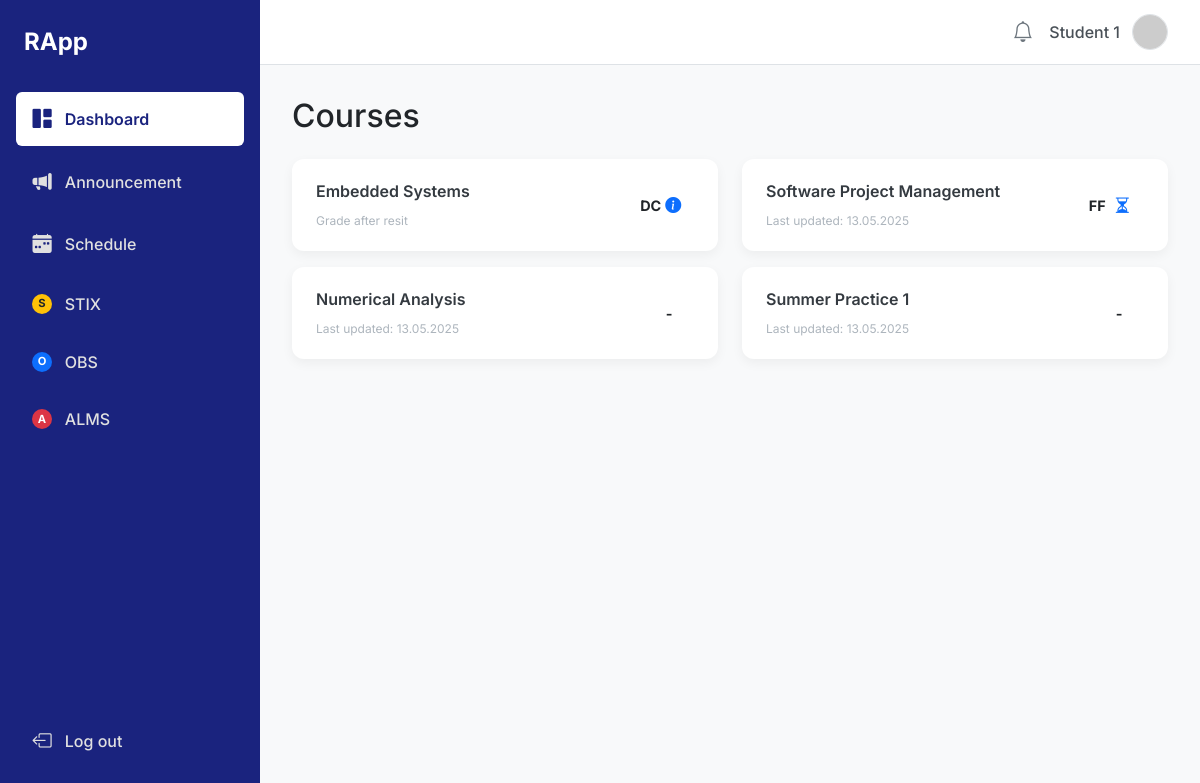
The app's page /student/dashboard/ (signed in) with its own data.
### makeup_exam/models.py (models this page shows, shortened)
class Enrollment(models.Model):
    student = models.ForeignKey(
        User,
        on_delete=models.CASCADE,
        limit_choices_to={'profile__role': 'student'}
    )
    course = models.ForeignKey(Course, on_delete=models.CASCADE)
    midterm_grade = models.PositiveSmallIntegerField(
        null=True, blank=True,
        validators=[MinValueValidator(0), MaxValueValidator(100)]
    )
    final_grade = models.PositiveSmallIntegerField(
        null=True, blank=True,
        validators=[MinValueValidator(0), MaxValueValidator(100)]
    )
    applied_for_makeup = models.BooleanField(default=False)
    class Meta:
        unique_together = ('student', 'course')
    def calculate_final_score(self):
        if self.midterm_grade is not None and self.final_grade is not None:
            score = (self.midterm_grade * self.course.midterm_weight / 100.0) + \
                    (self.final_grade * self.course.final_weight / 100.0)
            return round(score)
        return None
    def get_letter_grade(self):
        score = self.calculate_final_score()
        if score is None:
            return '-'
        if score >= 90: return 'AA'
        elif score >= 85: return 'BA'
        elif score >= 80: return 'BB'
        elif score >= 70: return 'CB'
        elif score >= 60: return 'CC'
        elif score >= 50: return 'DC'
        else: return 'FF'
    def is_eligible_for_makeup(self):
        letter_grade = self.get_letter_grade()
        return letter_grade in ['DC', 'FF']

class Course(models.Model):
    course_code = models.CharField(max_length=10, unique=True, verbose_name="Course Code", help_text="CSE101")
    course_name = models.CharField(max_length=100, verbose_name="Course Name", help_text="Introduction to Computer Science")
    credits = models.PositiveIntegerField(default=3, verbose_name="Credits")
    teacher = models.ForeignKey(
        User,
        on_delete=models.SET_NULL,
        null=True,
        limit_choices_to={'profile__role': 'teacher'},
        related_name='taught_courses'
    )
    midterm_weight = models.PositiveSmallIntegerField(
        default=40,
        validators=[MinValueValidator(0), MaxValueValidator(100)]
    )
    final_weight = models.PositiveSmallIntegerField(
        default=60,
        validators=[MinValueValidator(0), MaxValueValidator(100)]
    )

### makeup_exam/views.py (the view)
# urls.py: path('student/dashboard/', views.student_dashboard, name='student_dashboard'),
@login_required(login_url='login_selection')
def student_dashboard(request):
    if not user_is_role(request.user, 'student'):
        messages.error(request, "Öğrenci paneline erişim yetkiniz yok.")
        auth_logout(request)
        return redirect('login_selection')
    enrollments = Enrollment.objects.filter(student=request.user).select_related('course')
    context = {
        'enrollments': enrollments,
        'page_title': 'Dashboard'
    }
    return render(request, 'makeup_exam/student/student_dashboard.html', context)

### makeup_exam/models.py (called while the page is built)
    def calculate_new_average_with_resit(self):
        if self.enrollment.midterm_grade is not None and self.grade is not None:
            course = self.enrollment.course
            score = (self.enrollment.midterm_grade * course.midterm_weight / 100.0) + \
                    (self.grade * course.final_weight / 100.0)
            return round(score)
        return None

    def get_new_letter_grade_with_resit(self):
        score = self.calculate_new_average_with_resit()
        if score is None:
            return '-'
        if score >= 90: return 'AA'
        elif score >= 85: return 'BA'
        elif score >= 80: return 'BB'
        elif score >= 70: return 'CB'
        elif score >= 60: return 'CC'
        elif score >= 50: return 'DC'
        else: return 'FF'

### makeup_exam/views.py (called while the page is built)
def user_is_role(user, role_name):
    try:
        return user.is_authenticated and user.profile.role == role_name
    except Profile.DoesNotExist:
        return False

### makeup_exam/templates/makeup_exam/student/student_dashboard.html (shortened to what this page needs)
{% extends 'makeup_exam/base.html' %}
{% block page_title %}Courses{% endblock %}
{% block content %}
    {% if enrollments %}
        <div class="row">
            {% for enrollment in enrollments %}
                <div class="col-md-6">
                    <a href="{% url 'student_course_detail' enrollment.id %}" class="course-card">
                        <div class="course-info">
                            <span class="course-name">{{ enrollment.course.course_name }}</span>
                            <span class="update-date">
                                {% if enrollment.resit_grade_entry and enrollment.resit_grade_entry.grade is not None %}
                                    Grade after resit
                                {% else %}
                                    Last updated: {% now "d.m.Y" %}
                                {% endif %}
                            </span>
                        </div>
                        {% with resit_entry=enrollment.resit_grade_entry %}
                            {% if resit_entry and resit_entry.grade is not None %}
                                {% with new_letter_grade=resit_entry.get_new_letter_grade_with_resit %}
                                    <div class="grade-badge grade-{{ new_letter_grade|lower }}">
                                        {{ new_letter_grade }}
                                        <i class="bi bi-info-circle-fill resit-info-icon ms-1" title="Grade updated after resit exam"></i>
                                    </div>
                                {% endwith %}
                            {% else %}
                                <div class="grade-badge grade-{{ enrollment.get_letter_grade|lower }}">
                                    {{ enrollment.get_letter_grade }}
                                    {% if enrollment.is_eligible_for_makeup and not enrollment.applied_for_makeup %}
                                        <i class="bi bi-exclamation-circle-fill makeup-alert" title="Resit Exam Eligible"></i>
                                    {% elif enrollment.applied_for_makeup %}
                                         <i class="bi bi-hourglass-split makeup-alert text-primary" title="Resit Application Submitted - Grade Pending"></i>
                                    {% endif %}
                                </div>
                            {% endif %}
                        {% endwith %}
                    </a>
                </div>
            {% endfor %}
        </div>
    {% else %}
        <p class="text-muted">Henüz kayıtlı olduğunuz bir ders bulunmamaktadır.</p>
    {% endif %}
{% endblock %}

### makeup_exam/templates/makeup_exam/base.html (shortened to what this page needs)
<!DOCTYPE html>
<html lang="tr">
<head>
    <link href="https://cdn.jsdelivr.net/npm/bootstrap@5.3.0/dist/css/bootstrap.min.css" rel="stylesheet">
    <link rel="stylesheet" href="https://cdn.jsdelivr.net/npm/bootstrap-icons@1.10.0/font/bootstrap-icons.css">
</head>
<body>
    <div class="sidebar">
        <div class="sidebar-header">RApp</div>
        <ul class="nav flex-column">
            <li class="nav-item">
                <a class="nav-link {% if 'dashboard' in request.resolver_match.url_name %}active{% endif %}"
                   href="{% if user.profile.role == 'student' %}{% url 'student_dashboard' %}{% elif user.profile.role == 'teacher' %}{% url 'teacher_dashboard' %}{% elif user.profile.role == 'faculty' %}{% url 'faculty_dashboard' %}{% else %}#{% endif %}">
                    <i class="bi bi-grid-1x2-fill"></i> Dashboard
                </a>
            </li>
            {% if user.profile.role == 'student' or user.profile.role == 'teacher' %}
            <li class="nav-item">
                <a class="nav-link {% if 'announcements' in request.resolver_match.url_name %}active{% endif %}"
                   href="{% if user.profile.role == 'student' %}{% url 'student_announcements' %}{% elif user.profile.role == 'teacher' %}{% url 'teacher_announcements' %}{% endif %}">
                    <i class="bi bi-megaphone-fill"></i> Announcement
                </a>
            </li>
            {% endif %}
             {% if user.profile.role == 'student' or user.profile.role == 'teacher' %}
            <li class="nav-item">
                <a class="nav-link {% if 'schedule' in request.resolver_match.url_name %}active{% endif %}"
                   href="{% if user.profile.role == 'student' %}{% url 'student_schedule' %}{% elif user.profile.role == 'teacher' %}{% url 'teacher_schedule' %}{% endif %}">
                    <i class="bi bi-calendar-week-fill"></i> Schedule
                </a>
            </li>
            {% endif %}
            <li class="nav-item">
                <a class="nav-link {% if request.resolver_match.url_name == 'stix_page' %}active{% endif %}" href="{% url 'stix_page' %}">
                    <span class="badge bg-warning text-dark">S</span> STIX
                </a>
            </li>
            <li class="nav-item">
                <a class="nav-link {% if request.resolver_match.url_name == 'obs_page' %}active{% endif %}" href="{% url 'obs_page' %}">
                    <span class="badge bg-primary">O</span> OBS
                </a>
            </li>
            <li class="nav-item">
                <a class="nav-link {% if request.resolver_match.url_name == 'alms_page' %}active{% endif %}" href="{% url 'alms_page' %}">
                    <span class="badge bg-danger">A</span> ALMS
                </a>
            </li>
        </ul>
        <a href="{% url 'logout' %}" class="nav-link logout-link mt-auto">
            <i class="bi bi-box-arrow-left"></i> Log out
        </a>
    </div>
    <div class="main-content">
         <nav class="top-navbar">
            <div class="user-info">
                 <i class="bi bi-bell"></i>
                 <span class="user-name">{{ user.get_full_name|default:user.username }}</span>
                 <img src="https://placehold.co/36x36/adb5bd/ffffff?text={{ user.username.0|upper }}" alt="Profil Resmi">
            </div>
        </nav>
        <div class="content-area">
            <h2 class="mb-4">{% block page_title %}{% endblock %}</h2>
            {% block content %}
            {% endblock %}
        </div>
    </div>
</body>
</html>

### makeup_exam/templates/makeup_exam/base.html (style rules this page uses)
body { font-family: 'Inter', sans-serif; background-color: #f8f9fa; display: flex; min-height: 100vh; overflow-x: hidden; }
.sidebar { width: 260px; background-color: #1a237e; color: #fff; padding: 1.5rem 1rem; position: fixed; top: 0; bottom: 0; left: 0; z-index: 100; display: flex; flex-direction: column; }
.sidebar .sidebar-header { font-size: 1.5rem; font-weight: 700; margin-bottom: 2rem; padding-left: 0.5rem; }
.sidebar .nav-link { color: #e0e0e0; padding: 0.8rem 1rem; margin-bottom: 0.5rem; border-radius: 0.375rem; display: flex; align-items: center; font-weight: 500; transition: background-color 0.2s ease, color 0.2s ease; }
.sidebar .nav-link .bi { margin-right: 0.8rem; font-size: 1.2rem; width: 20px; text-align: center; }
.sidebar .nav-link .badge { width: 20px; height: 20px; border-radius: 50%; display: inline-flex; justify-content: center; align-items: center; font-size: 0.7rem; font-weight: bold; margin-right: 0.8rem; }
.sidebar .nav-link.active { background-color: #fff; color: #1a237e; font-weight: 600; }
.sidebar .nav-link.active .bi { color: #1a237e; }
.sidebar .logout-link { margin-top: auto; }
.main-content { margin-left: 260px; padding: 0; width: calc(100% - 260px); flex-grow: 1; }
.top-navbar { background-color: #fff; border-bottom: 1px solid #dee2e6; padding: 0.75rem 2rem; height: 65px; display: flex; justify-content: flex-end; align-items: center; }
.top-navbar .user-info { display: flex; align-items: center; color: #495057; }
.top-navbar .user-info .bi-bell { font-size: 1.3rem; margin-right: 1rem; color: #6c757d; cursor: pointer; }
.top-navbar .user-info .user-name { font-weight: 500; margin-right: 0.75rem; }
.top-navbar .user-info img { width: 36px; height: 36px; border-radius: 50%; object-fit: cover; border: 1px solid #dee2e6; }
.content-area { padding: 2rem; }

### makeup_exam/templates/makeup_exam/student/student_dashboard.html (style rules this page uses)
.course-card { background-color: #fff; border-radius: 0.75rem; padding: 1.25rem 1.5rem; margin-bottom: 1rem; display: flex; justify-content: space-between; align-items: center; box-shadow: 0 4px 12px rgba(0, 0, 0, 0.05); transition: transform 0.2s ease, box-shadow 0.2s ease; text-decoration: none; color: inherit; }
.course-card .course-info .course-name { font-weight: 600; color: #343a40; margin-bottom: 0.25rem; display: block; }
.course-card .course-info .update-date { font-size: 0.75rem; color: #adb5bd; }
.course-card .grade-badge { display: flex; align-items: center; font-weight: 700; font-size: 0.9rem; padding: 0.4rem 0.8rem; border-radius: 50px; min-width: 50px; justify-content: center; }
.grade-badge .makeup-alert { color: #dc3545; margin-left: 0.5rem; font-size: 1.1rem; line-height: 1; }
.grade-badge .resit-info-icon { color: #0d6efd; margin-left: 0.5rem; font-size: 1rem; line-height: 1; }

### records on screen
Enrollment: course.course_name "Embedded Systems", shows "Grade after resit", new_letter_grade "DC"
Enrollment: course.course_name "Software Project Management", m "13.05.2025", get_letter_grade "FF", applied_for_makeup True (drawn)
Enrollment: course.course_name "Numerical Analysis", m "13.05.2025", get_letter_grade "-"
Enrollment: course.course_name "Summer Practice 1", m "13.05.2025", get_letter_grade "-"

### other values on screen
{{ user.get_full_name|default:user.username }} "Student 1"
